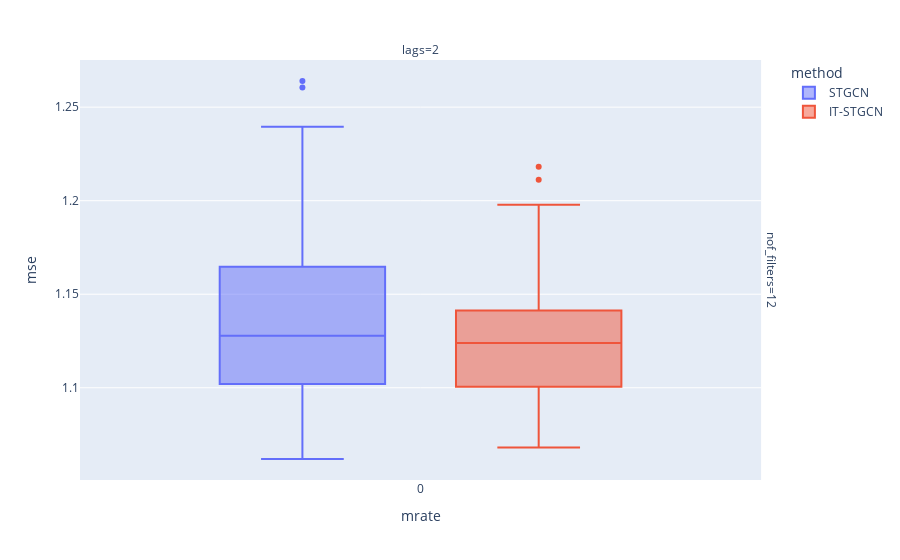

Notebook code for this chart:
### Markdown cell above
## Baseline

### Code cell
data.query("method!='GNAR' and mrate==0").plot.box(backend='plotly',x='mrate',color='method',y='mse',facet_col='lags',facet_row='nof_filters',height=600)

### Figure 1 — Plotly figure (JSON) as saved in the notebook; plotly's stock layout.template omitted (floating-point values rounded to 4 significant figures)
{"data": [{"alignmentgroup": "True", "hovertemplate": "method=STGCN<br>nof_filters=12<br>lags=2<br>mrate=%{x}<br>mse=%{y}<extra></extra>", "legendgroup": "STGCN", "marker": {"color": "#636efa"}, "name": "STGCN", "notched": false, "offsetgroup": "STGCN", "orientation": "v", "showlegend": true, "type": "box", "x": [0, 0, 0, 0, 0, 0, 0, 0, 0, 0, 0, 0, 0, 0, 0, 0, 0, 0, 0, 0, 0, 0, 0, 0, 0, 0, 0, 0, 0, 0, 0, 0, 0, 0, 0, 0, 0, 0, 0, 0, 0, 0, 0, 0, 0, 0, 0, 0, 0, 0, 0, 0, 0, 0, 0, 0, 0, 0, 0, 0], "x0": " ", "xaxis": "x", "y": [1.187, 1.102, 1.129, 1.098, 1.102, 1.157, 1.174, 1.121, 1.098, 1.08, 1.146, 1.112, 1.122, 1.178, 1.102, 1.182, 1.112, 1.105, 1.131, 1.117, 1.175, 1.163, 1.149, 1.164, 1.12, 1.212, 1.193, 1.127, 1.135, 1.07, 1.148, 1.26, 1.103, 1.131, 1.073, 1.233, 1.062, 1.075, 1.095, 1.13, 1.139, 1.114, 1.239, 1.125, 1.117, 1.101, 1.165, 1.071, 1.09, 1.094, 1.164, 1.165, 1.214, 1.264, 1.13, 1.123, 1.098, 1.183, 1.104, 1.145], "y0": " ", "yaxis": "y"}, {"alignmentgroup": "True", "hovertemplate": "method=IT-STGCN<br>nof_filters=12<br>lags=2<br>mrate=%{x}<br>mse=%{y}<extra></extra>", "legendgroup": "IT-STGCN", "marker": {"color": "#EF553B"}, "name": "IT-STGCN", "notched": false, "offsetgroup": "IT-STGCN", "orientation": "v", "showlegend": true, "type": "box", "x": [0, 0, 0, 0, 0, 0, 0, 0, 0, 0, 0, 0, 0, 0, 0, 0, 0, 0, 0, 0, 0, 0, 0, 0, 0, 0, 0, 0, 0, 0, 0, 0, 0, 0, 0, 0, 0, 0, 0, 0, 0, 0, 0, 0, 0, 0, 0, 0, 0, 0, 0, 0, 0, 0, 0, 0, 0, 0, 0, 0], "x0": " ", "xaxis": "x", "y": [1.133, 1.172, 1.101, 1.137, 1.179, 1.096, 1.108, 1.113, 1.198, 1.112, 1.083, 1.211, 1.158, 1.162, 1.091, 1.151, 1.093, 1.084, 1.163, 1.128, 1.121, 1.127, 1.098, 1.071, 1.117, 1.137, 1.1, 1.106, 1.11, 1.101, 1.141, 1.218, 1.115, 1.133, 1.101, 1.141, 1.099, 1.111, 1.068, 1.135, 1.141, 1.097, 1.102, 1.147, 1.078, 1.091, 1.126, 1.138, 1.139, 1.083, 1.163, 1.134, 1.197, 1.149, 1.125, 1.123, 1.119, 1.134, 1.161, 1.084], "y0": " ", "yaxis": "y"}], "layout": {"annotations": [{"font": {}, "showarrow": false, "text": "lags=2", "x": 0.49, "xanchor": "center", "xref": "paper", "y": 1, "yanchor": "bottom", "yref": "paper"}, {"font": {}, "showarrow": false, "text": "nof_filters=12", "textangle": 90, "x": 0.98, "xanchor": "left", "xref": "paper", "y": 0.5, "yanchor": "middle", "yref": "paper"}], "autosize": true, "boxmode": "group", "legend": {"title": {"text": "method"}, "tracegroupgap": 0}, "margin": {"t": 60}, "xaxis": {"anchor": "y", "autorange": true, "domain": [0, 0.98], "range": [-0.5022, 0.5022], "title": {"text": "mrate"}, "type": "linear"}, "yaxis": {"anchor": "x", "autorange": true, "domain": [0, 1], "range": [1.051, 1.275], "title": {"text": "mse"}, "type": "linear"}}}
